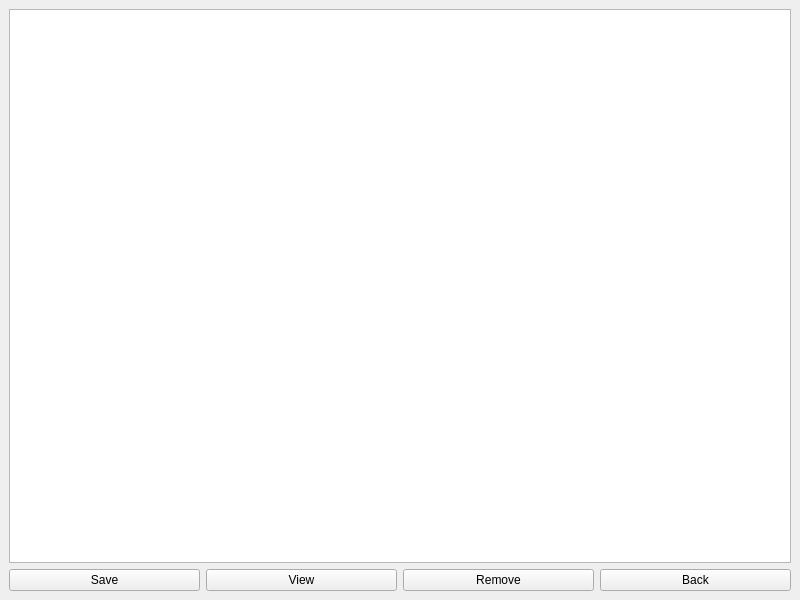
<?xml version="1.0" encoding="UTF-8"?>
<ui version="4.0">
 <class>TmplMgrWindow</class>
 <widget class="QMainWindow" name="TmplMgrWindow">
  <property name="geometry">
   <rect>
    <x>0</x>
    <y>0</y>
    <width>800</width>
    <height>600</height>
   </rect>
  </property>
  <property name="windowTitle">
   <string>Template Manager</string>
  </property>
  <widget class="QWidget" name="centralwidget">
   <layout class="QGridLayout" name="gridLayout">
    <item row="0" column="0" colspan="4">
     <widget class="QTableView" name="tableView"/>
    </item>
    <item row="1" column="0">
     <widget class="QPushButton" name="saveButton">
      <property name="text">
       <string>Save</string>
      </property>
     </widget>
    </item>
    <item row="1" column="1">
     <widget class="QPushButton" name="viewButton">
      <property name="text">
       <string>View</string>
      </property>
     </widget>
    </item>
    <item row="1" column="2">
     <widget class="QPushButton" name="removeButton">
      <property name="text">
       <string>Remove</string>
      </property>
     </widget>
    </item>
    <item row="1" column="3">
     <widget class="QPushButton" name="backButton">
      <property name="text">
       <string>Back</string>
      </property>
     </widget>
    </item>
   </layout>
  </widget>
 </widget>
 <resources/>
 <connections/>
</ui>
